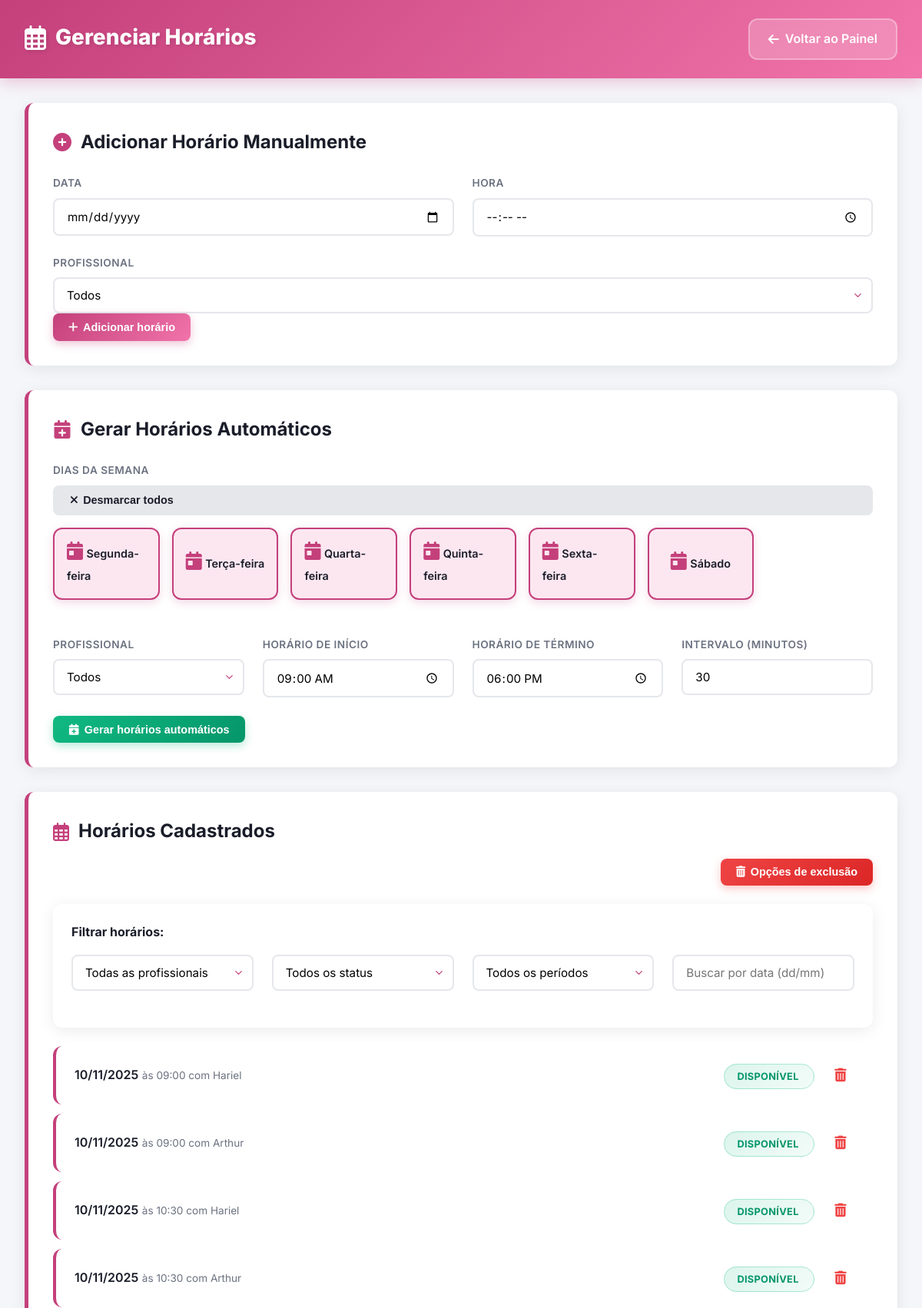
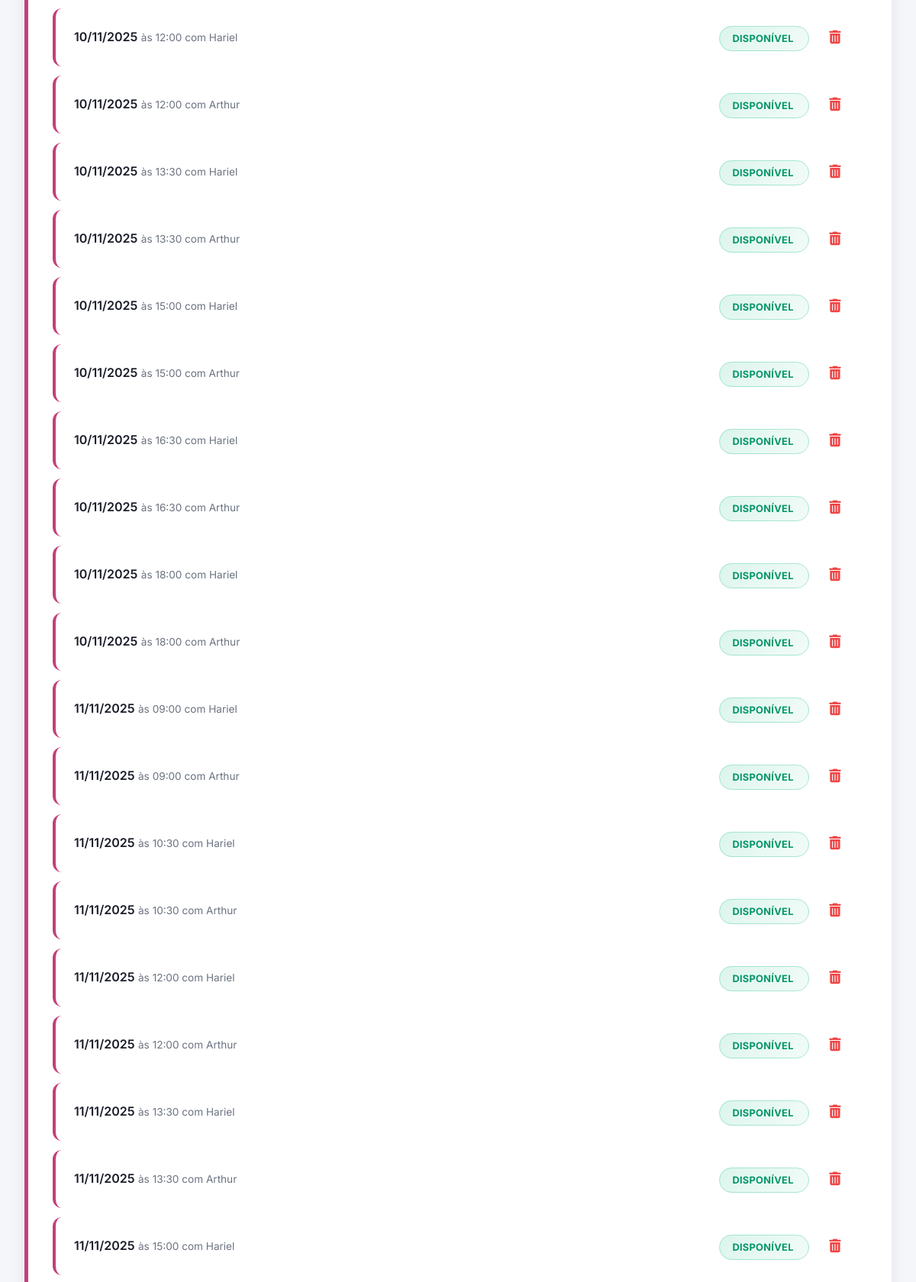
Page /adicionar_horario/ (signed in, upper part) on the committed database (2 pictures, top to bottom).
### LihStudio/models.py (models this page shows, shortened)
class HorarioDisponivel(models.Model):
    profissional = models.ForeignKey(Profissional, on_delete=models.CASCADE, related_name="horarios")
    data = models.DateField()
    hora = models.TimeField()
    disponivel = models.BooleanField(default=True)
    class Meta:
        unique_together = ("profissional", "data", "hora")
        ordering = ["data", "hora"]

class Profissional(models.Model):
    nome = models.CharField("Nome", max_length=50)
    slug = models.SlugField("Slug", unique=True, help_text="Identificador sem espaços – ex.: NOME")
    ativo = models.BooleanField(default=True)
    class Meta:
        ordering = ["nome"]
        verbose_name = "Profissional"
        verbose_name_plural = "Profissionais"
    def __str__(self):
        return self.nome

### LihStudio/views.py (the view)
    def _wrapped_view(request, *args, **kwargs):
        if not request.user.is_authenticated:
            messages.warning(request, 'Você precisa fazer login para acessar esta área.')
            return redirect('login')
        if not request.user.is_superuser:
            messages.error(request, 'Acesso restrito a administradores.')
            return redirect('home')
        return view_func(request, *args, **kwargs)

### LihStudio/views.py (called while the page is built, shortened)
def only_admin(view_func):
    def _wrapped_view(request, *args, **kwargs):
        if not request.user.is_authenticated:
            messages.warning(request, 'Você precisa fazer login para acessar esta área.')
            return redirect('login')
        if not request.user.is_superuser:
            messages.error(request, 'Acesso restrito a administradores.')
            return redirect('home')
        return view_func(request, *args, **kwargs)
    return _wrapped_view

@only_admin
def adicionar_horario(request):
    horarios = HorarioDisponivel.objects.all().order_by('data', 'hora')
    profissionais = Profissional.objects.filter(ativo=True)
    return render(request, 'LihStudio/adicionar_horario.html', {
        'horarios': horarios,
        'profissionais': profissionais
    })

### LihStudio/templates/LihStudio/adicionar_horario.html (shortened to what this page needs)
{% load static %}
<!DOCTYPE html>
<html lang="pt-br">
<head>
    <link rel="stylesheet" href="https://cdnjs.cloudflare.com/ajax/libs/font-awesome/6.4.0/css/all.min.css">
</head>
<body>
    <header class="admin-header">
        <div class="header-content">
            <div class="header-left">
                <h1><i class="far fa-calendar-alt"></i> Gerenciar Horários</h1>
            </div>
            <div class="header-actions">
                <a href="{% url 'painel_dona' %}" class="action-link">
                    <i class="fas fa-arrow-left"></i> Voltar ao Painel
                </a>
            </div>
        </div>
    </header>
    <main class="main-container">
        <section class="section-card">
            <h2 class="section-title">
                <i class="fas fa-plus-circle"></i> Adicionar Horário Manualmente
            </h2>
            <form method="POST" action="{% url 'adicionar_horario' %}" id="addScheduleForm">
                <div class="form-row">
                    <div class="form-group">
                        <label for="id_data" class="form-label">Data</label>
                        <input type="date" name="data" id="id_data" class="form-control" required>
                    </div>
                    <div class="form-group">
                        <label for="id_hora" class="form-label">Hora</label>
                        <input type="time" name="hora" id="id_hora" class="form-control" required>
                    </div>
                </div>
                <div class="form-group">
                    <label for="id_profissional" class="form-label">Profissional</label>
                    <select name="profissional" class="form-control" required>
                        <option value="ambas" selected>Todos</option>
                    </select>
                </div>
                <button type="submit" class="action-btn btn-primary">
                    <i class="fas fa-plus"></i> Adicionar horário
                </button>
            </form>
        </section>
        <section class="section-card">
            <h2 class="section-title">
                <i class="fas fa-calendar-plus"></i> Gerar Horários Automáticos
            </h2>
            <form action="{% url 'gerar_horarios' %}" method="POST" id="autoScheduleForm">
                <div class="form-row">
                    <div class="form-group">
                        <label class="form-label">Dias da semana</label>
                        <div class="days-container">
                            <button type="button" class="action-btn" id="select-all-btn">
                            </button>
                            <div class="day-option" onclick="toggleDay(this)">
                                <label for="segunda">
                                    <i class="fas fa-calendar-day day-icon"></i>
                                    <span class="day-name">Segunda-feira</span>
                                </label>
                            </div>
                            <div class="day-option" onclick="toggleDay(this)">
                                <label for="terca">
                                    <i class="fas fa-calendar-day day-icon"></i>
                                    <span class="day-name">Terça-feira</span>
                                </label>
                            </div>
                            <div class="day-option" onclick="toggleDay(this)">
                                <label for="quarta">
                                    <i class="fas fa-calendar-day day-icon"></i>
                                    <span class="day-name">Quarta-feira</span>
                                </label>
                            </div>
                            <div class="day-option" onclick="toggleDay(this)">
                                <label for="quinta">
                                    <i class="fas fa-calendar-day day-icon"></i>
                                    <span class="day-name">Quinta-feira</span>
                                </label>
                            </div>
                            <div class="day-option" onclick="toggleDay(this)">
                                <label for="sexta">
                                    <i class="fas fa-calendar-day day-icon"></i>
                                    <span class="day-name">Sexta-feira</span>
                                </label>
                            </div>
                            <div class="day-option" onclick="toggleDay(this)">
                                <label for="sabado">
                                    <i class="fas fa-calendar-day day-icon"></i>
                                    <span class="day-name">Sábado</span>
                                </label>
                            </div>
                        </div>
                    </div>
                </div>
                <div class="form-row">
                    <div class="form-group">
                        <label for="profissional_auto" class="form-label">Profissional</label>
                        <select name="profissional" id="profissional_auto" class="form-control" required>
                            <option value="ambas" selected>Todos</option>
                        </select>
                    </div>
                    <div class="form-group">
                        <label for="horario_inicio" class="form-label">Horário de início</label>
                        <input type="time" name="horario_inicio" id="horario_inicio" class="form-control" value="09:00" required>
                    </div>
                    <div class="form-group">
                        <label for="horario_fim" class="form-label">Horário de término</label>
                        <input type="time" name="horario_fim" id="horario_fim" class="form-control" value="18:00" required>
                    </div>
                    <div class="form-group">
                        <label for="intervalo" class="form-label">Intervalo (minutos)</label>
                        <input type="number" name="intervalo" id="intervalo" class="form-control" min="15" max="120" value="30" required>
                    </div>
                </div>
                <button type="submit" class="action-btn btn-success">
                    <i class="fas fa-calendar-plus"></i> Gerar horários automáticos
                </button>
            </form>
        </section>
        <section class="section-card">
            <div style="display: flex; justify-content: space-between; align-items: center; margin-bottom: 1.5rem; flex-wrap: wrap; gap: 1rem;">
                <h2 class="section-title" style="margin-bottom: 0;">
                    <i class="far fa-calendar-alt"></i> Horários Cadastrados
                </h2>
                <div class="dropdown delete-dropdown-container">
                    <button class="action-btn btn-danger" id="deleteDropdownBtn">
                        <i class="fas fa-trash-alt"></i> Opções de exclusão
                    </button>
                </div>
            </div>
            <div class="filter-container">
                <h4>Filtrar horários:</h4>
                <div class="form-row">
                    <div class="form-group">
                        <select id="filterProfissional" class="form-control" onchange="filterSchedules()">
                            <option value="all">Todas as profissionais</option>
                        </select>
                    </div>
                    <div class="form-group">
                        <select id="filterStatus" class="form-control" onchange="filterSchedules()">
                            <option value="all">Todos os status</option>
                        </select>
                    </div>
                    <div class="form-group">
                        <select id="filterPeriod" class="form-control" onchange="filterSchedules()">
                            <option value="all">Todos os períodos</option>
                        </select>
                    </div>
                    <div class="form-group">
                        <input type="text" id="searchDate" class="form-control" placeholder="Buscar por data (dd/mm)" onkeyup="filterSchedules()">
                    </div>
                </div>
            </div>
            <div id="scheduleItemsContainer">
                {% if horarios %}
                    {% for h in horarios %}
                        <div class="schedule-item" data-date="{{ h.data|date:'Y-m-d' }}" data-status="{% if h.disponivel %}available{% else %}unavailable{% endif %}" data-profissional="{{ h.profissional.slug }}">
                            <div class="schedule-info">
                                <span class="schedule-date">{{ h.data|date:"d/m/Y" }}</span>
                                <span class="schedule-time">às {{ h.hora|time:"H:i" }} com {{ h.profissional|title }}</span>
                            </div>
                            <div>
                                <span class="schedule-status {% if h.disponivel %}status-available{% else %}status-unavailable{% endif %}">
                                    {% if h.disponivel %}Disponível{% else %}Ocupado{% endif %}
                                </span>
                                <button class="btn-delete" onclick="if(confirm('Tem certeza que deseja excluir este horário?')) { window.location.href='{% url 'excluir_horario' h.id %}' }">
                                    <i class="fas fa-trash-alt"></i>
                                </button>
                            </div>
                        </div>
                    {% endfor %}
                {% else %}
                    <div class="empty-message">
                        <i class="far fa-calendar-times"></i>
                        <p>Nenhum horário cadastrado ainda.</p>
                    </div>
                {% endif %}
            </div>
        </section>
    </main>
</body>
</html>

### rows in the picture
HorarioDisponivel: data "10/11/2025", hora "09:00", profissional "Hariel", disponivel "DISPONÍVEL"
HorarioDisponivel: data "10/11/2025", hora "09:00", profissional "Arthur", disponivel "DISPONÍVEL"
HorarioDisponivel: data "10/11/2025", hora "10:30", profissional "Hariel", disponivel "DISPONÍVEL"
HorarioDisponivel: data "10/11/2025", hora "10:30", profissional "Arthur", disponivel "DISPONÍVEL"
HorarioDisponivel: data "10/11/2025", hora "12:00", profissional "Hariel", disponivel "DISPONÍVEL"
HorarioDisponivel: data "10/11/2025", hora "12:00", profissional "Arthur", disponivel "DISPONÍVEL"
HorarioDisponivel: data "10/11/2025", hora "13:30", profissional "Hariel", disponivel "DISPONÍVEL"
HorarioDisponivel: data "10/11/2025", hora "13:30", profissional "Arthur", disponivel "DISPONÍVEL"
HorarioDisponivel: data "10/11/2025", hora "15:00", profissional "Hariel", disponivel "DISPONÍVEL"
HorarioDisponivel: data "10/11/2025", hora "15:00", profissional "Arthur", disponivel "DISPONÍVEL"
HorarioDisponivel: data "10/11/2025", hora "16:30", profissional "Hariel", disponivel "DISPONÍVEL"
HorarioDisponivel: data "10/11/2025", hora "16:30", profissional "Arthur", disponivel "DISPONÍVEL"
HorarioDisponivel: data "10/11/2025", hora "18:00", profissional "Hariel", disponivel "DISPONÍVEL"
HorarioDisponivel: data "10/11/2025", hora "18:00", profissional "Arthur", disponivel "DISPONÍVEL"
HorarioDisponivel: data "11/11/2025", hora "09:00", profissional "Hariel", disponivel "DISPONÍVEL"
HorarioDisponivel: data "11/11/2025", hora "09:00", profissional "Arthur", disponivel "DISPONÍVEL"
HorarioDisponivel: data "11/11/2025", hora "10:30", profissional "Hariel", disponivel "DISPONÍVEL"
HorarioDisponivel: data "11/11/2025", hora "10:30", profissional "Arthur", disponivel "DISPONÍVEL"
HorarioDisponivel: data "11/11/2025", hora "12:00", profissional "Hariel", disponivel "DISPONÍVEL"
HorarioDisponivel: data "11/11/2025", hora "12:00", profissional "Arthur", disponivel "DISPONÍVEL"
HorarioDisponivel: data "11/11/2025", hora "13:30", profissional "Hariel", disponivel "DISPONÍVEL"
HorarioDisponivel: data "11/11/2025", hora "13:30", profissional "Arthur", disponivel "DISPONÍVEL"
HorarioDisponivel: data "11/11/2025", hora "15:00", profissional "Hariel", disponivel "DISPONÍVEL"
